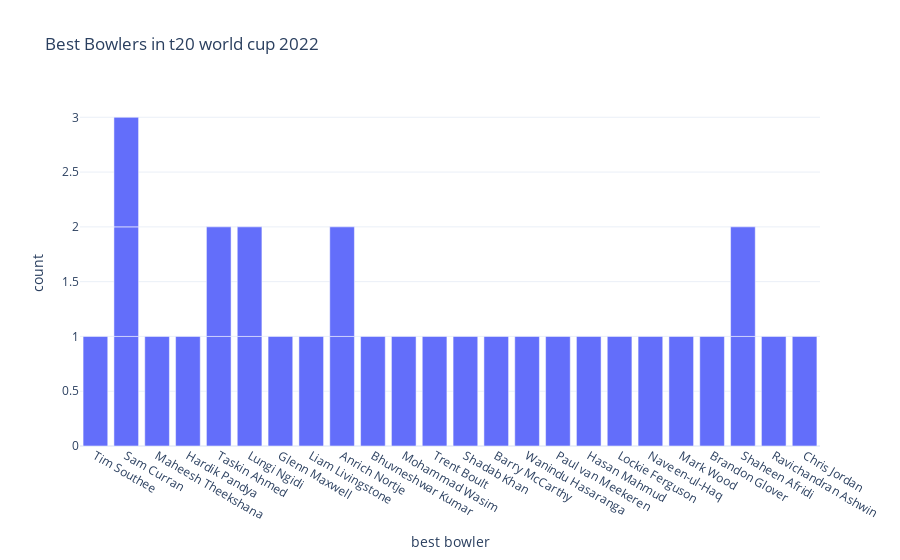

Write notebook code for a chart like this one.
### Markdown cell above
Virat Kohli, Sam Curran, Taskin Ahmed, Suryakumar Yadav, and Shadab Khan got the player of the match in 2 matches. No player got the player of the match award in more than two matches.

### Code cell
#Now let’s have a look at the bowlers with the best bowling figures at the end of the matches:
fig=px.bar(df,x=df['best bowler'],
          title= 'Best Bowlers in t20 world cup 2022')
fig.show()

### Figure 1 — Plotly figure (JSON) as saved in the notebook; plotly's stock layout.template omitted (floating-point values rounded to 4 significant figures)
{"data": [{"alignmentgroup": "True", "hovertemplate": "best bowler=%{x}<br>count=%{y}<extra></extra>", "legendgroup": "", "marker": {"color": "#636efa", "pattern": {"shape": ""}}, "name": "", "offsetgroup": "", "orientation": "v", "showlegend": false, "textposition": "auto", "type": "bar", "x": ["Tim Southee", "Sam Curran", "Maheesh Theekshana", "Hardik Pandya", "Taskin Ahmed", "Lungi Ngidi", "Glenn Maxwell", "Liam Livingstone", null, "Anrich Nortje", "Bhuvneshwar Kumar", "Mohammad Wasim", null, null, "Trent Boult", "Taskin Ahmed", "Shadab Khan", "Lungi Ngidi", "Barry McCarthy", "Wanindu Hasaranga", "Sam Curran", "Paul van Meekeren", "Hasan Mahmud", "Anrich Nortje", "Lockie Ferguson", "Naveen-ul-Haq", "Mark Wood", "Brandon Glover", "Shaheen Afridi", "Ravichandran Ashwin", "Shaheen Afridi", "Chris Jordan", "Sam Curran"], "xaxis": "x", "y": [1, 1, 1, 1, 1, 1, 1, 1, 1, 1, 1, 1, 1, 1, 1, 1, 1, 1, 1, 1, 1, 1, 1, 1, 1, 1, 1, 1, 1, 1, 1, 1, 1], "yaxis": "y"}], "layout": {"barmode": "relative", "legend": {"tracegroupgap": 0}, "title": {"text": "Best Bowlers in t20 world cup 2022"}, "xaxis": {"anchor": "y", "domain": [0, 1], "title": {"text": "best bowler"}}, "yaxis": {"anchor": "x", "domain": [0, 1], "title": {"text": "count"}}}}
